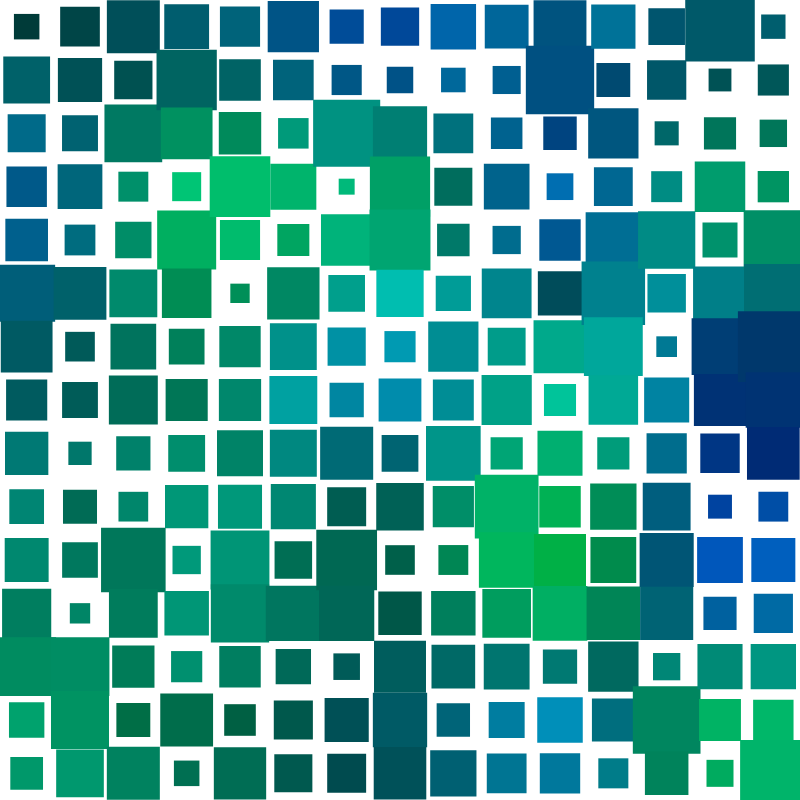
Frame 1 (no input)
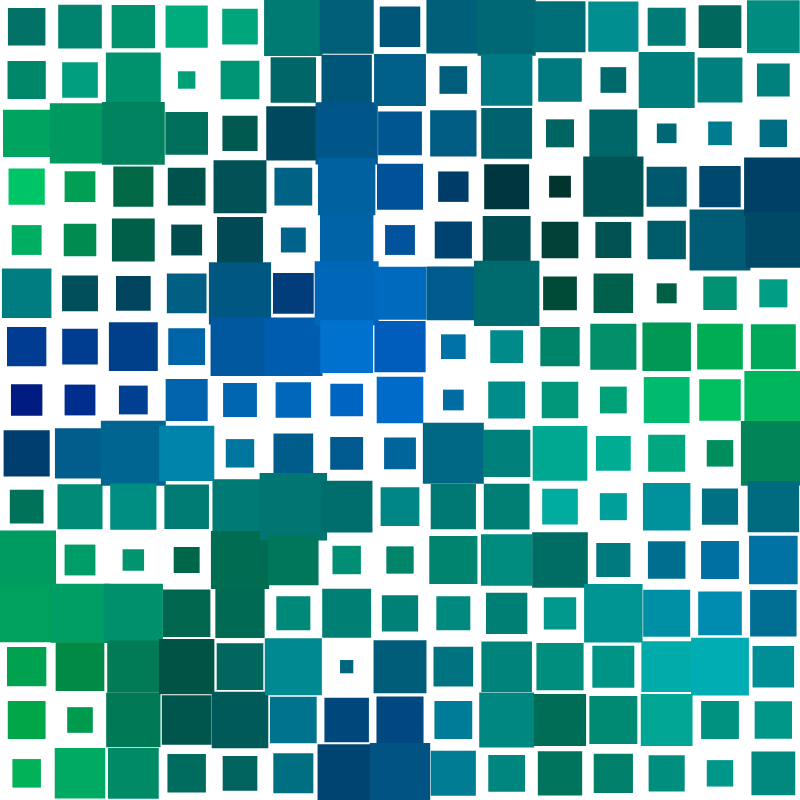
Frame 60 (no input)
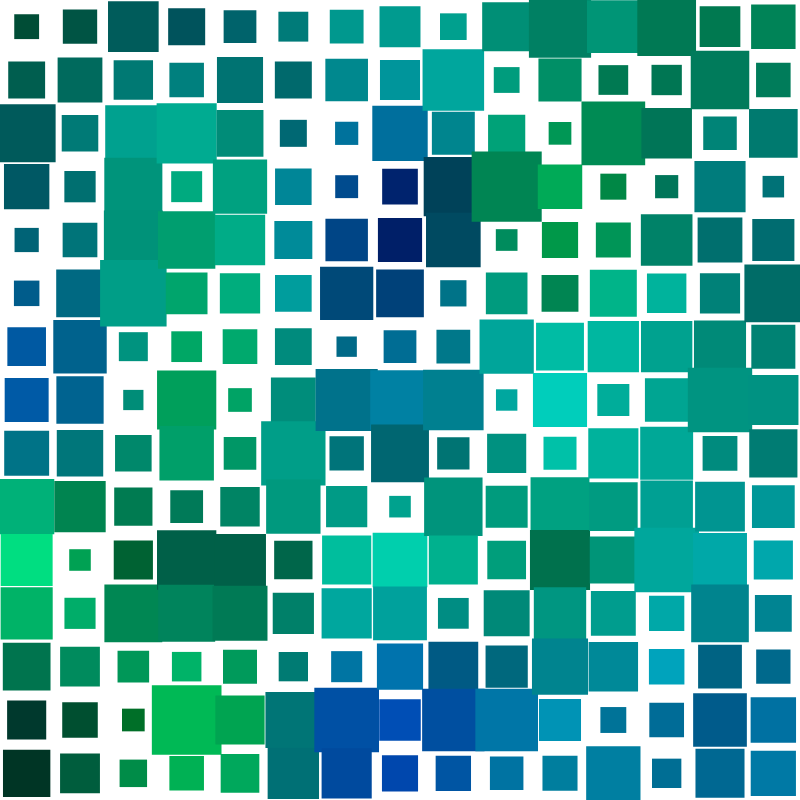
Frame 120 (the mouse pressed at the canvas centre since frame 60)

The p5.js sketch that drew these frames (run headless with seeded random() and noise() and a simulated clock; from frame 60 on, the mouse is pressed at the canvas centre):

// p5.js sketch
// ── sketch.js
const CNV_WIDTH = 800;
const CNV_HEIGHT = 800;

let noiseScale = 0.3;

let gridX = 15;
let gridY = 15;

let counter = 0;

function setup() {
  createCanvas(CNV_WIDTH, CNV_HEIGHT, document.getElementById('canvas'));
}

function draw() {
  background(255);
  
  for (let x = 0; x < gridX; x++) {
    for (let y = 0; y < gridY; y++) {
      drawShape(x, y);
    }
  }
  
  counter++;
}

function drawShape(i, j) {
  noiseSeed(0);
  const size = 10 + noise(i, j, counter/30) * 70;
  const r = noise(i * noiseScale, j * noiseScale, counter/30 + 100) * 256;
  const g = noise(i * noiseScale, j * noiseScale, counter/30 + 1000) * 256;
  const b = noise(i * noiseScale, j * noiseScale, counter/30 + 10000) * 256;
  
  const x = i*(CNV_WIDTH/gridX) + ((CNV_WIDTH/gridX)/2 - size/2);
  const y = j*(CNV_HEIGHT/gridY) + ((CNV_HEIGHT/gridY)/2 - size/2);
  
  const c = color(0, g, b);
  fill(c);
  noStroke();

  square(x, y, size);
}
